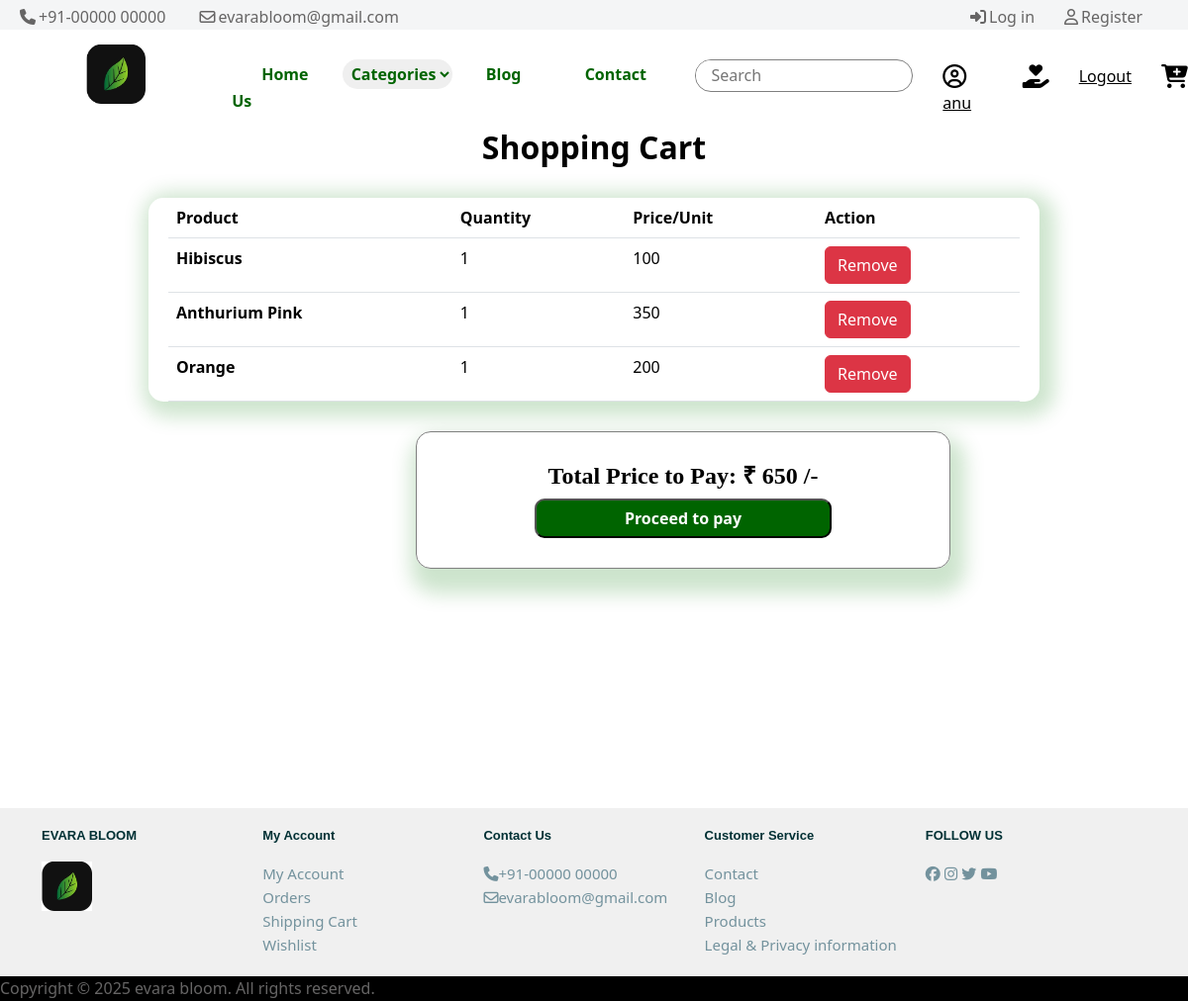
The app's page /cart/ (signed in), older data.
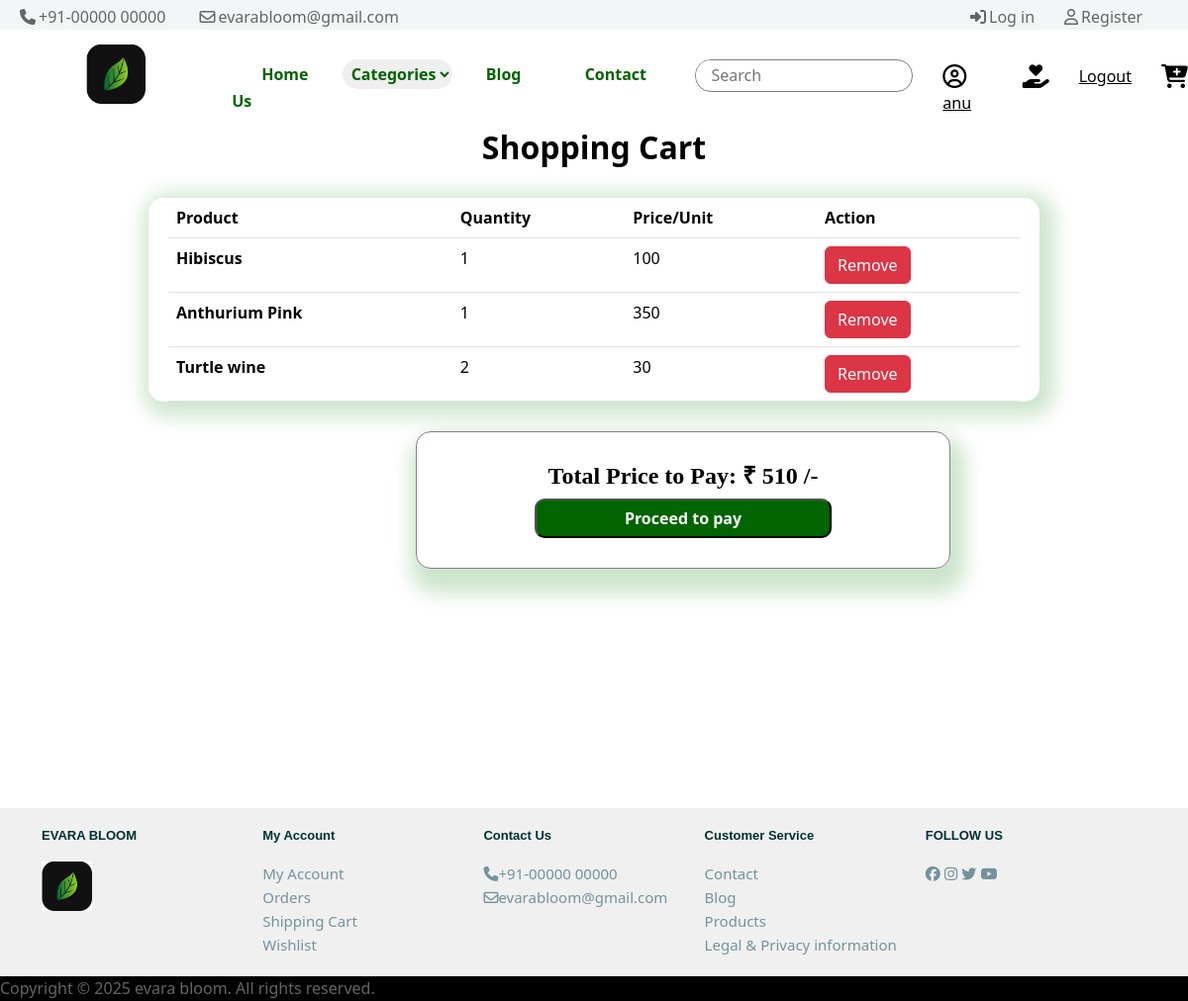
The same page, newer data.
### home/models.py (models this page shows, shortened)
class Cart(models.Model):
    us = models.ForeignKey(User, on_delete=models.CASCADE)
    product = models.ForeignKey(Product, on_delete=models.CASCADE)
    quantity = models.PositiveIntegerField(default=1)
    added_at = models.DateTimeField(auto_now_add=True)

class Product(models.Model):
    title = models.CharField(max_length=30)
    amount = models.IntegerField()
    details = models.CharField(max_length=2000)
    image = models.ImageField(upload_to='picture',null=True,blank=True)
    ctry = models.ForeignKey(Category,on_delete=models.CASCADE, null=True, blank=True)
    us = models.ForeignKey(User,on_delete=models.CASCADE, null=True, blank=True)

### home/views.py (the view)
# urls.py: path('cart/', cart_view, name='cart_view'),
@login_required
def cart_view(request):
    cart_items = Cart.objects.filter(us=request.user)
    total_price = sum(item.product.amount * item.quantity for item in cart_items)
    return render(request, 'cart.html', {'cart_items': cart_items, 'total_price': total_price})

### home/templates/cart.html (shortened to what this page needs)
{% extends 'base.html' %}
{% load static %}
{% block css %}
<link rel="stylesheet" href="{% static 'css/cart.css' %}">
<link rel="stylesheet" href="https://cdnjs.cloudflare.com/ajax/libs/font-awesome/6.7.2/css/all.min.css" />
<link href="https://cdn.jsdelivr.net/npm/bootstrap@5.3.3/dist/css/bootstrap.min.css" rel="stylesheet">
{% endblock %}
{% block content %}
<h2 class="car">Shopping Cart</h2>
<br>
<div class="tables">
<table class="table" >
    <thead>
      <tr>
        <th scope="col">Product</th>
        <th scope="col">Quantity</th>
        <th scope="col">Price/Unit</th>
        <th scope="col">Action</th>
      </tr>
    </thead>
    <tbody>
        {% for item in cart_items %}
      <tr>
        <th scope="row">{{ item.product.title }}</th>
        <td>{{ item.quantity }}</td>
        <td>{{ item.product.amount }}</td>
        <td>
            <a href="{% url 'remove_from_cart' item.id %}" class="btn btn-danger">Remove</a>
        </td>
    </tr>
    {% endfor %}
    </tbody>
  </table></div>
  <div class="content">
  <h4>Total Price to Pay: ₹ {{total_price}} /-</h4>
  <button class="pay" id="rzp-button"><a href="/payment/success/dummy">Proceed to pay</a></button>
  </div>
  <br><br><br><br><br><br><br><br>
{% endblock %}

### home/templates/base.html (shortened to what this page needs)
{% load static %}
<!DOCTYPE html>
<html lang="en">
<head>
    <link rel="stylesheet" href="{% static 'css/base.css' %}">
    <link rel="stylesheet" href="https://cdnjs.cloudflare.com/ajax/libs/font-awesome/6.7.2/css/all.min.css" />
    {% block css %}
    {% endblock %}
</head>
<body>
    <nav class="nav1">
        <div class="nav11">
        <a href=""><i class="fa-solid fa-phone"></i>+91-00000 00000</a>
        <a href=""><i class="fa-regular fa-envelope"> </i>evarabloom@gmail.com</a>
        </div>
        <a href="/login"><i class="fa-solid fa-right-to-bracket"></i>Log in</a>
        <a href="/register"><i class="fa-regular fa-user"></i>Register</a>
    </nav>
 <nav class="nav2">
    <div class="nav21">
        <img src="{% static 'images/stamp.jpeg' %}" alt="" class="stamp">
    </div>
    <div class="nav22">
    <a href="/">Home</a>
    <select id="categorySelect" onchange="redirectToCategory()" class="catselect">
        <option value="">Categories</option>
    </select>
    <a href="/blog">Blog</a>
    <a href="/contact">Contact Us</a>
    </div>
    <div class="nav23">
        <div class="searchboxdiv">
        <form action="/search" class="searchform">
            <input type="search" name="s" id="" placeholder="Search" class="searchbox">
        </form>
        </div>
        {% if user.is_authenticated %}
        <a href="/profile"><i class="fa-regular fa-circle-user sign" ></i>{{user}}</a>
        <a href="/wishlist"><i class="fa-solid fa-hand-holding-heart sign"></i></a>
        <a href="/logout">Logout</a>
        {% else %}
        <a href="/login" class="atag"><i class="fa-regular fa-circle-user sign"></i></a>
        {% endif %}
        <a href="/cart"><i class="fa-solid fa-cart-plus sign"></i></a>
    </div>
 </nav>
    {% block content %}
    {% endblock %}
<div class="footer1">
    <div class="container text-center">
        <div class="row">
                <div class="col">
                    <h5>EVARA BLOOM</h5>
                    <a href=""><img src="{% static 'images/stamp.jpeg' %}" alt="" style="height: 50px; padding-left:20px;"></a><br>
                </div>
            <div class="col">
                <h5>My Account</h5>
                <a href="/login">My Account</a><br>
                <a href="">Orders</a><br>
                <a href="">Shipping Cart</a><br>
                <a href="">Wishlist</a>
             </div>
             <div class="col">
                <h5>Contact Us</h5>
                <a href=""><i class="fa-solid fa-phone"></i>+91-00000 00000</a><br>
                <a href=""><i class="fa-regular fa-envelope"> </i>evarabloom@gmail.com</a>
            </div>
            <div class="col">
                <h5>Customer Service</h5>
                <a href="/contact">Contact</a><br>
                <a href="/blog">Blog</a><br>
                <a href="/">Products</a><br>
                <a href="">Legal & Privacy information</a><br>
            </div>
            <div class="col">
                <h5>FOLLOW US</h5>
                <a href=""><i class="fa-brands fa-facebook"></i></a>
                <a href=""><i class="fa-brands fa-instagram"></i></a>
                <a href=""><i class="fa-brands fa-twitter"></i></a>
                <a href=""><i class="fa-brands fa-youtube"></i></a><br>
             </div>
        </div>
    </div>
    </div>
     <div class="footer2">
        <p>Copyright © 2025 evara bloom. All rights reserved.</p>
     </div>
    </body>
</html>

### home/static/css/base.css (style rules this page uses)
* { margin: 0; padding: 0; }
body { width: 100%; box-sizing: border-box; }
.nav1 { width: 100%; height: 30px; position: relative; background: #f4f5f6; font: inherit; display: flex; }
.nav11 { width: 80%; }
.nav1 a { padding-top:5px ; text-decoration: none; margin-right: 10px; color: rgb(102, 101, 101); padding-left: 20px; }
.nav11 { padding-top: 5px; }
.nav1 i { padding-right: 3px; }
.nav2 { height: 80px; display: flex; background-color:white; }
.nav21 { width: 20%; height: 50px; }
.stamp { width: 60px; height: 60px; display: block; margin: auto; margin-top: 15px; }
.nav22 { width: 40%; padding-top: 30px; }
.nav22 a { padding: 30px; text-decoration: none; font-weight: bold; color: darkgreen; cursor: pointer; }
.nav23 { padding-top: 30px; display: flex; }
.nav23 a { padding-left: 30px; padding-top: 5px; color: #000; }
.searchboxdiv { width: 230px; height:33px ; background-color: white; border: .5px solid grey ; border-radius: 16px; display: flex; }
.searchbox { height: 30px; width: 200px; border-radius: 15px; border: none; outline: none; padding-left: 5px; }
::placeholder { text-align:justify; padding-left: 10px; }
.sign { font-size:x-large; }
.catselect { color:darkgreen; font-weight: bold; height: 30px; padding-left: 5px; outline: none; border: .5px grey ; border-radius: 15px; }
.footer1 { background-color: #f0f0f0; width: 100%; padding-bottom: 20px; }
.text-center { background-color: #f0f0f0; justify-content: space-evenly; width: 1440px; }
.container .row { display: flex; width: 100%; justify-content: space-evenly; row-gap: 10px; padding-top: 20px; text-align:left; }
.container .row a { text-decoration: none; cursor: pointer; font-size: 15px; font-weight: 400; color: #73929d; }
.container .row h5 { color:#003034 ; padding-bottom: 10px; font-weight:bolder; font-size: small; font-family: Arial, Helvetica, sans-serif; }
.container .row img { margin-left: -20px; }
.footer2 { width: 100%; height: 25px; background-color: black; color: rgb(102, 101, 101); }

### home/static/css/cart.css (style rules this page uses)
* { margin: 0; padding: 0; }
body { width: 100%; box-sizing: border-box; }
.car { padding-top: 20px; color: rgb(0, 0, 0); font-weight: bolder; text-align: center; }
.content { border: .5px solid gray; width: 540px; margin-left: 420px; padding: 30px; margin-bottom: 50px; margin-top: 30px; box-shadow: 5px 15px 20px 10px rgba(5, 121, 5, 0.2); box-sizing: border-box; border-radius: 15px; }
.content h4 { font-family: Georgia, 'Times New Roman', Times, serif; font-weight: bold; color: black; text-align: center; }
.pay { background-color: darkgreen; display: block; margin: auto; height: 40px; width: 300px; border-radius: 10px; }
.pay a { color: white; text-decoration: none; font-weight: bold; }
.tables { width: 900px; display: block; margin: auto; padding-left: 20px; padding-right: 20px; box-shadow: 5px 5px 20px 10px rgba(5, 121, 5, 0.2); box-sizing: border-box; border-radius: 15px; }

Row changes from the older to the newer data that the page shows:
removed Cart: product "Orange", quantity "1", product.amount "200"
added Cart: product "Turtle wine", quantity "2", product.amount "30"
Text that changed along with them:
{{ total_price }}: "650" → "510"
